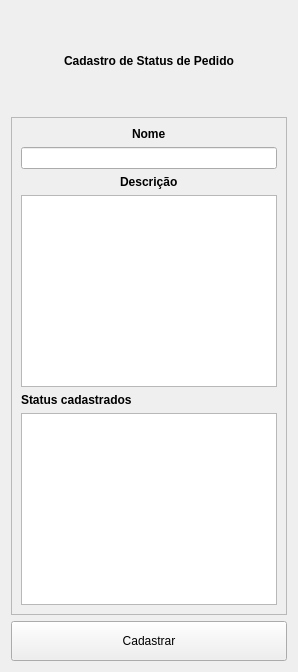
      <widget class="QWidget" name="tab_status">
       <attribute name="title">
        <string>Status</string>
       </attribute>
       <layout class="QVBoxLayout" name="verticalLayout_13">
        <item alignment="Qt::AlignHCenter">
         <widget class="QLabel" name="label_cadastro_status_pedido">
          <property name="minimumSize">
           <size>
            <width>0</width>
            <height>100</height>
           </size>
          </property>
          <property name="maximumSize">
           <size>
            <width>16777215</width>
            <height>16777215</height>
           </size>
          </property>
          <property name="font">
           <font>
            <bold>true</bold>
           </font>
          </property>
          <property name="text">
           <string>Cadastro de Status de Pedido</string>
          </property>
         </widget>
        </item>
        <item>
         <widget class="QFrame" name="frame_9">
          <property name="frameShape">
           <enum>QFrame::StyledPanel</enum>
          </property>
          <property name="frameShadow">
           <enum>QFrame::Raised</enum>
          </property>
          <layout class="QVBoxLayout" name="verticalLayout_15">
           <item alignment="Qt::AlignHCenter">
            <widget class="QLabel" name="label_nome_status_pedido">
             <property name="font">
              <font>
               <bold>true</bold>
              </font>
             </property>
             <property name="text">
              <string>Nome</string>
             </property>
            </widget>
           </item>
           <item>
            <widget class="QLineEdit" name="line_edit_nome_status_pedido"/>
           </item>
           <item alignment="Qt::AlignHCenter">
            <widget class="QLabel" name="label_descricao_status_pedido">
             <property name="font">
              <font>
               <bold>true</bold>
              </font>
             </property>
             <property name="text">
              <string>Descrição</string>
             </property>
            </widget>
           </item>
           <item>
            <widget class="QTextEdit" name="text_edit_descricao_status_pedido"/>
           </item>
           <item>
            <widget class="QLabel" name="label_status_cadastrados">
             <property name="font">
              <font>
               <bold>true</bold>
              </font>
             </property>
             <property name="text">
              <string>Status cadastrados</string>
             </property>
            </widget>
           </item>
           <item>
            <widget class="QListWidget" name="list_widget_status_cadastrados"/>
           </item>
          </layout>
         </widget>
        </item>
        <item>
         <widget class="QPushButton" name="push_button_cadastrar_status_pedido">
          <property name="minimumSize">
           <size>
            <width>0</width>
            <height>40</height>
           </size>
          </property>
          <property name="text">
           <string>Cadastrar</string>
          </property>
         </widget>
        </item>
       </layout>
      </widget>
